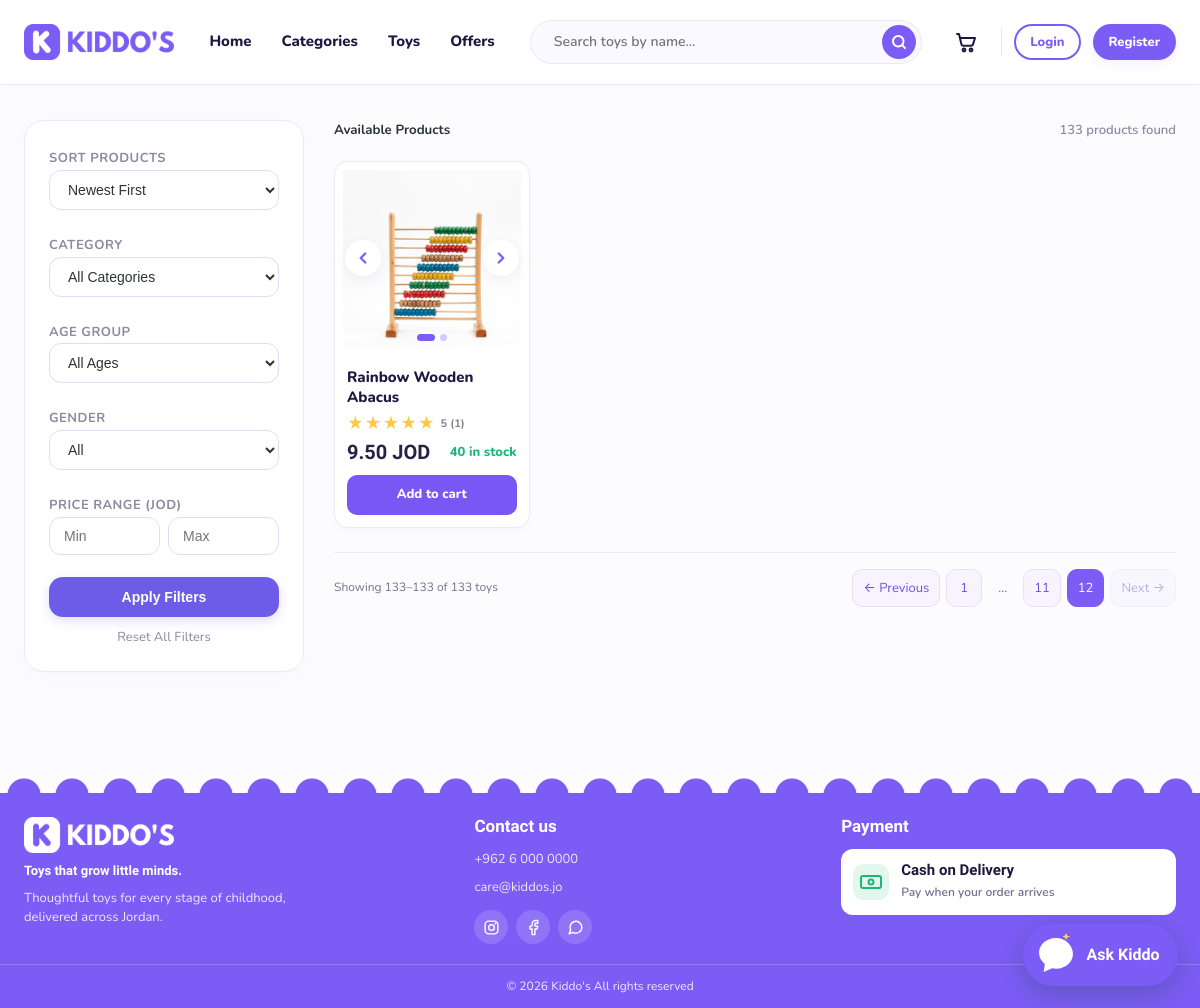
/products/search.php?page=12, run on the app's committed database.
### tables this page shows
CREATE TABLE IF NOT EXISTS `products` (
  `id` int(10) UNSIGNED NOT NULL AUTO_INCREMENT,
  `category_id` int(10) UNSIGNED NOT NULL,
  `name` varchar(120) NOT NULL,
  `description` text NOT NULL,
  `instructions` text DEFAULT NULL,
  `price` decimal(8,2) NOT NULL,
  `stock` int(10) UNSIGNED NOT NULL DEFAULT 0,
  `gender` enum('girls','boys','unisex') NOT NULL DEFAULT 'unisex',
  `min_age` tinyint(3) UNSIGNED NOT NULL,
  `max_age` tinyint(3) UNSIGNED NOT NULL,
  `image` varchar(255) DEFAULT NULL,
  `is_active` tinyint(1) NOT NULL DEFAULT 1,
  `created_at` datetime NOT NULL DEFAULT current_timestamp(),
  `updated_at` datetime NOT NULL DEFAULT current_timestamp() ON UPDATE current_timestamp(),
  PRIMARY KEY (`id`),
  KEY `idx_products_filters` (`category_id`,`gender`,`min_age`,`max_age`)
);

### classes/ToyCatalog.php (called while the page is built, shortened)
<?php
class ToyCatalog
{
    private PDO $pdo;
    public function __construct(PDO $pdo)
    {
        $this->pdo = $pdo;
    }
    public function getToysByIds(array $ids): array
    {
        $ids = array_values(array_unique(array_map('intval', $ids)));
        $stmt = $this->pdo->prepare(self::CARD_SELECT . ' AND p.id IN (' . implode(',', array_fill(0,count($ids),'?')) . ')');
        $stmt->execute($ids);
        return array_column($stmt->fetchAll(), null, 'id');
    }
    public function getImagePathsForToys(array $productIds): array
    {
        $productIds = array_values(array_unique(array_map('intval', $productIds)));
        $placeholders = implode(',', array_fill(0, count($productIds), '?'));
        $stmt = $this->pdo->prepare(
            "SELECT product_id, image_path
             FROM images
             WHERE product_id IN ($placeholders)
             ORDER BY product_id, is_primary DESC, sort_order ASC, image_id ASC"
        );
        $stmt->execute($productIds);
        $paths = [];
        foreach ($stmt->fetchAll() as $row) {
            $paths[(int) $row['product_id']][] = $row['image_path'];
        }
        return $paths;
    }
}

### products/search.php (the view, shortened to what this page needs)
<?php
require_once __DIR__ . '/../includes/init.php';
require_once __DIR__ . '/../classes/ToyCatalog.php';
require_once __DIR__ . '/../includes/age_cards.php';
require_once __DIR__ . '/../includes/shop_pagination.php';
require_once __DIR__ . '/../includes/shop_functions.php';
$allowedSorts = [
    'newest'     => 'p.created_at DESC',
    'price_asc'  => 'p.price ASC',
    'price_desc' => 'p.price DESC',
    'name_asc'   => 'p.name ASC'
];
$sort = $_GET['sort'] ?? 'newest';
$orderBy = $allowedSorts[$sort] ?? 'p.created_at DESC';
$sql = "SELECT p.id, p.category_id, p.name, p.description, p.price, p.stock,
               p.gender, p.min_age, p.max_age, p.image, c.name AS category_name
        FROM products p
        LEFT JOIN categories c ON p.category_id = c.id
        WHERE p.is_active = 1";
$params = [];
$countStmt = $pdo->prepare("SELECT COUNT(*) FROM ($sql) AS matching_products");
$countStmt->execute($params);
$resultsCount = (int) $countStmt->fetchColumn();
$pagination = shopPagination($resultsCount);
$sql .= " ORDER BY {$orderBy}, p.id DESC LIMIT :page_limit OFFSET :page_offset";
$stmt = $pdo->prepare($sql);
$stmt->bindValue(':page_limit', SHOP_PAGE_SIZE, PDO::PARAM_INT);
$stmt->bindValue(':page_offset', $pagination['offset'], PDO::PARAM_INT);
$stmt->execute();
$products = $stmt->fetchAll(PDO::FETCH_ASSOC);
$catalog = new ToyCatalog($pdo);
$cardRows = $catalog->getToysByIds(array_column($products,'id'));
$cardExtraImages = $catalog->getImagePathsForToys(array_column($products,'id'));
require_once __DIR__ . '/../includes/header.php';
?>
<div class="search-wrapper">
    <div class="container">
        <div class="search-layout">
            <aside>
                <div class="filter-card">
                    <form method="GET" action="search.php" id="filterForm">
                        <div class="filter-group">
                            <label class="filter-heading">Sort Products</label>
                            <select name="sort" class="filter-select" onchange="document.getElementById('filterForm').submit()">
                                <option value="newest" <?= $sort === 'newest' ? 'selected' : '' ?>>Newest First</option>
                            </select>
                        </div>
                        <div class="filter-group">
                            <label class="filter-heading">Category</label>
                            <select name="category" class="filter-select">
                                <option value="">All Categories</option>
                            </select>
                        </div>
                        <div class="filter-group">
                            <label class="filter-heading">Age Group</label>
                            <select name="age_group" class="filter-select">
                                <option value="">All Ages</option>
                            </select>
                        </div>
                        <div class="filter-group">
                            <label class="filter-heading">Gender</label>
                            <select name="gender" class="filter-select">
                                <option value="">All</option>
                            </select>
                        </div>
                        <div class="filter-group">
                            <label class="filter-heading">Price Range (JOD)</label>
                            <div style="display: flex; gap: 8px;">
                                <input type="number" step="0.5" name="min_price" class="filter-input" placeholder="Min" value="<?= htmlspecialchars($_GET['min_price'] ?? '', ENT_QUOTES, 'UTF-8') ?>">
                                <input type="number" step="0.5" name="max_price" class="filter-input" placeholder="Max" value="<?= htmlspecialchars($_GET['max_price'] ?? '', ENT_QUOTES, 'UTF-8') ?>">
                            </div>
                        </div>
                        <button type="submit" class="btn-filter-apply">Apply Filters</button>
                        <a href="search.php" class="btn-reset">Reset All Filters</a>
                    </form>
                </div>
            </aside>
            <main>
                <div style="display: flex; justify-content: space-between; align-items: center; margin-bottom: 20px;">
                    <h5 style="margin: 0; font-weight: 700; color: #2d3436;">
                        <?= $searchTerm !== '' ? 'Search results for "' . htmlspecialchars($searchTerm, ENT_QUOTES, 'UTF-8') . '"' : 'Available Products' ?>
                    </h5>
                    <span style="color: #8c89a0; font-size: 13px; font-weight: 600;">
                        <?= $resultsCount ?> product<?= $resultsCount === 1 ? '' : 's' ?> found
                    </span>
                </div>
                <?php if (empty($products)): ?>
                    <div class="no-results">
                        <h4>No matching products found</h4>
                        <p>Try searching with different keywords or removing some filters.</p>
                        <a href="search.php" class="search-chip">Clear All Filters</a>
                    </div>
                <?php else: ?>
                    <div class="toy-grid">
                        <?php $cardMode = 'shop'; foreach ($products as $prod):
                            $toy = $cardRows[(int)$prod['id']] ?? null;
                            $cardImages = shopToyImages($toy, $cardExtraImages[(int)$toy['id']] ?? []);
                            require __DIR__ . '/../includes/toy_card.php';
                        endforeach; ?>
                    </div>
                <?php endif; ?>
            </main>
        </div>
    </div>
</div>
<?php require_once __DIR__ . '/../includes/footer.php'; ?>

### includes/toy_card.php (shortened to what this page needs)
<?php
$images       = !empty($cardImages) ? array_values($cardImages) : shopToyImages($toy);
$finalPrice   = shopFinalPrice($toy);
$rating       = round((float) $toy['avg_rating'], 1);
$reviewCount  = (int) $toy['review_count'];
$stock        = (int) $toy['stock'];
$detailsUrl   = BASE_URL . '/products/details.php?id=' . (int) $toy['id'];
$tints        = ['tint-yellow', 'tint-purple', 'tint-peach', 'tint-pink', 'tint-mint', 'tint-blue'];
$tint         = $tints[(int) $toy['category_id'] % count($tints)];
?>
<article class="toy-card">
    <div class="toy-card-media <?= $tint ?>" <?= count($images) > 1 ? 'data-card-gallery' : '' ?>>
        <span class="toy-card-circle">
            <?php foreach ($images as $i => $url): ?>
                <img src="<?= htmlspecialchars($url) ?>" alt="<?= htmlspecialchars($toy['name']) ?>"
                     class="<?= $i === 0 ? 'is-shown' : '' ?>" loading="lazy" width="220" height="220">
            <?php endforeach; ?>
        </span>
        <?php if (count($images) > 1): ?>
            <button type="button" class="card-arrow is-prev" data-card-step="-1"
                    aria-label="Previous image of <?= htmlspecialchars($toy['name']) ?>">
                <svg width="18" height="18" viewBox="0 0 24 24" fill="none" stroke="currentColor" stroke-width="3" stroke-linecap="round" stroke-linejoin="round" aria-hidden="true"><path d="m15 18-6-6 6-6"/></svg>
            </button>
            <button type="button" class="card-arrow is-next" data-card-step="1"
                    aria-label="Next image of <?= htmlspecialchars($toy['name']) ?>">
                <svg width="18" height="18" viewBox="0 0 24 24" fill="none" stroke="currentColor" stroke-width="3" stroke-linecap="round" stroke-linejoin="round" aria-hidden="true"><path d="m9 18 6-6-6-6"/></svg>
            </button>
            <span class="card-dots" aria-hidden="true">
                <?php foreach ($images as $i => $unused): ?>
                    <span class="<?= $i === 0 ? 'is-on' : '' ?>"></span>
                <?php endforeach; ?>
            </span>
        <?php endif; ?>
    </div>
    <div class="toy-card-body">
        <h3 class="toy-card-name">
            <a class="toy-card-link" href="<?= $detailsUrl ?>"><?= htmlspecialchars($toy['name']) ?></a>
        </h3>
        <span class="toy-rating">
            <?= shopStars($rating) ?>
            <span class="toy-rating-text"><?= $reviewCount > 0 ? $rating . ' (' . $reviewCount . ')' : 'No reviews yet' ?></span>
        </span>
        <div class="toy-card-foot">
            <span class="toy-price">
                <strong><?= shopMoney($finalPrice) ?></strong>
            </span>
            <span class="toy-stock <?= $stock > 0 ? '' : 'is-out' ?>">
                    <?= $stock > 0 ? $stock . ' in stock' : 'Out of stock' ?>
                </span>
        </div>
        <form class="toy-card-cart" action="<?= BASE_URL ?>/cart/add.php" method="post">
                <button class="btn btn-primary btn-block" type="submit" <?= $stock > 0 ? '' : 'disabled' ?>>
                    <?= $stock > 0 ? 'Add to cart' : 'Out of stock' ?>
                </button>
            </form>
    </div>
</article>

### includes/shop_functions.php (shortened to what this page needs)
<?php
function shopImageUrl(?string $path): string
{
    $path = trim((string) $path);
    return BASE_URL . '/' . ltrim($path, '/');
}
function shopToyImages(array $toy, array $extraPaths = []): array
{
    $urls = [];
    foreach (array_merge([(string) ($toy['image'] ?? '')], $extraPaths) as $path) {
        if (trim((string) $path) !== '') {
            $urls[shopImageUrl($path)] = true;
        }
    }
    return $urls ? array_keys($urls) : [shopCategoryIllustration($toy['category_name'] ?? '')];
}
function shopFinalPrice(array $toy): float
{
    $price    = (float) $toy['price'];
    $discount = (float) ($toy['discount_pct'] ?? 0);
    return $discount > 0 ? round($price * (1 - $discount / 100), 2) : $price;
}
function shopMoney(float $amount): string
{
    return number_format($amount, 2) . ' JOD';
}
function shopStars(float $rating): string
{
    $rating = max(0, min(5, round($rating, 1)));
    return '<span class="stars" style="--rating: ' . $rating . '" role="img" aria-label="Rated '
        . $rating . ' out of 5"></span>';
}

### assets/css/style.css (style rules this page uses)
:root { --primary: #7B5CF5; --primary-dark: #6243E6; --primary-deep: #4B2FC4; --primary-50: #F5F2FF; --primary-100: #EAE4FF; --primary-200: #D6CBFF; --pink: #E8457C; --pink-dark: #D6336B; --pink-50: #FFEDF3; --yellow: #FFC93D; --green: #22B573; --green-50: #E3F7EE; --ink: #1E1840; --text: #3A3560; --muted: #716C8F; --line: #ECE8F8; --bg: #FBFAFF; --white: #FFFFFF; --footer-text: #EDE8FF; --footer-line: rgba(255, 255, 255, .18); --overlay: rgba(30, 24, 64, .45); --radius-sm: 12px; --radius: 18px; --radius-lg: 26px; --shadow-sm: 0 4px 14px rgba(75, 47, 196, .07); --shadow: 0 14px 34px rgba(75, 47, 196, .10); --shadow-primary: 0 8px 20px rgba(123, 92, 245, .3); --shadow-pink: 0 8px 20px rgba(232, 69, 124, .3); --font-head: "Baloo 2", "Arial Rounded MT Bold", system-ui, sans-serif; --font-body: "Nunito", system-ui, -apple-system, "Segoe UI", sans-serif; --container: 1220px; --header-h: 76px; }
*, *::before, *::after { box-sizing: border-box; }
html { scroll-behavior: smooth; }
body { margin: 0; min-height: 100vh; display: flex; flex-direction: column; font-family: var(--font-body); font-size: 16px; line-height: 1.6; color: var(--text); background: var(--bg); -webkit-font-smoothing: antialiased; }
main { flex: 1; }
img, svg { display: block; max-width: 100%; }
a { color: inherit; text-decoration: none; }
h1, h2, h3, h4 { margin: 0 0 .5em; font-family: var(--font-head); font-weight: 800; line-height: 1.15; color: var(--ink); }
h3 { font-size: 1.2rem; }
.container { width: min(var(--container), 100% - 32px); margin-inline: auto; }
.btn { display: inline-flex; align-items: center; justify-content: center; gap: .5rem; padding: .75rem 1.5rem; border: 2px solid transparent; border-radius: 999px; font: 800 1rem/1 var(--font-body); white-space: nowrap; cursor: pointer; transition: background-color .2s, color .2s, border-color .2s, transform .15s; }
.btn-primary { background: var(--primary); color: var(--white); box-shadow: var(--shadow-primary); }
.btn-block { width: 100%; }

### assets/css/storefront-ux.css (style rules this page uses)
.toy-grid { grid-template-columns: repeat(auto-fill, minmax(min(220px, 100%), 1fr)); gap: 20px; }
.toy-grid .toy-card { padding: 9px; }
.toy-grid .toy-card-media { height: 170px; aspect-ratio: auto; }
.toy-grid .toy-card-circle { width: 120px; height: 120px; box-shadow: 0 0 0 14px var(--ring); }
.toy-grid .toy-card-body { gap: 6px; padding: 12px 7px 5px; }
.toy-grid .toy-card-name { font-size: 18px; line-height: 1.3; min-height: 47px; display: -webkit-box; -webkit-line-clamp: 2; -webkit-box-orient: vertical; overflow: hidden; }
.toy-grid .toy-price strong { font-size: 22px; }
.toy-grid .toy-stock { font-size: 13px; }
.toy-grid .toy-card-cart button { min-height: 40px; padding: 8px 14px; font-size: 14px; }
.toy-grid .toy-rating { font-size: 13px; }

### assets/css/store-design.css (style rules this page uses)
:root { --store-line: #ece8f5; --store-soft: #f7f4ff; }
body { background: #fcfbff; }
button, input, select, summary, a { -webkit-tap-highlight-color: transparent; }
.toy-grid, .toys-content .toy-grid { grid-template-columns: repeat(4,minmax(0,1fr)); gap: 20px; }
.toy-grid .toy-card { overflow: hidden; padding: 0; border: 1px solid var(--store-line); border-radius: 18px; box-shadow: none; }
.toy-grid .toy-card-media { height: 184px; border-radius: 0; margin: 0; }
.toy-grid .toy-card-circle { width: 100%; height: 100%; background: transparent; border-radius: 0; box-shadow: none; }
.toy-grid .toy-card-circle img { width: 100%; height: 100%; object-fit: contain; }
.toy-grid .toy-card-body { display: grid; grid-template-rows: 30px 44px 36px 32px 1fr auto; padding: 14px; gap: 8px; }
.toy-grid .toy-card-name { font: 800 16px/22px var(--font-body); min-height: 44px; margin: 0; }
.toy-grid .toy-rating { grid-row: 4; align-content: center; flex-wrap: wrap; font-size: 11px; gap: 3px 6px; line-height: 15px; }
.toy-grid .toy-card-foot { grid-row: 5; margin: 0; align-self: end; flex-wrap: wrap; align-items: center; gap: 6px; padding-top: 0; }
.toy-grid .toy-price strong { font: 800 20px/24px var(--font-head); }
.toy-grid .toy-price del, .toy-grid .toy-stock { font-size: 11px; }
.toy-grid .toy-card-cart { grid-row: 6; margin: 0; }
.toy-grid .toy-card-cart button { height: 40px; min-height: 40px; border-radius: 10px; font-size: 13px; box-shadow: none; }
.toy-grid .toy-card-body { grid-template-rows: 30px 44px 40px 32px 1fr auto; }
.toy-grid .toy-card-media { height: 168px; }
.toy-grid .toy-card-circle { height: 136px; }

### data on the page
products: name "Rainbow Wooden Abacus", reviewCount "1", finalPrice "9.50 JOD", stock "40", shows "Add to cart"

### other printed values
$label "Home"
$label "Categories"
$label "Toys"
$label "Offers"
$resultsCount "133"
$pagination['offset'] + 1 "133"
min($pagination['offset'] + SHOP_PAGE_SIZE, $pagination['total']) "133"
$pagination['total'] "133"
